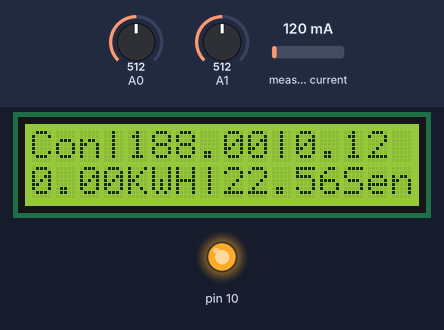
Simulated run of this sketch. Board: Arduino Uno, built with avr-gcc and run on an emulated ATmega328P. On the bench: 16×2 character LCD, output pins drawn as LEDs (lit = HIGH). The inputs (shaded band) are chosen by the test bench; at power-on: A0 = 512, A1 = 512, measured current 120 mA. No radio packets arrive unless stated; what the sketch prints to the serial monitor is not drawn.

Above: at 24.3 s.
At 70.1 s:
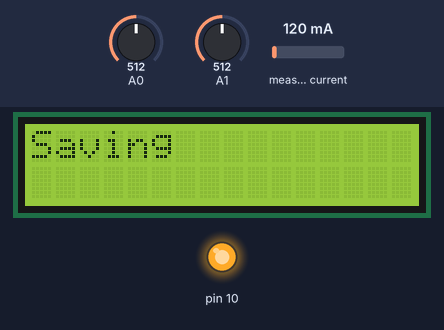

Measured:
- what the display in image 0 shows lasts 45.8 s, from 24.3 s to 70.1 s

The sketch:

kwh_server_save_nrfsend_test.ino
```cpp
#include <EEPROM.h>
#include "EmonLib.h"
#include <LiquidCrystal.h>
#include <SPI.h>
#include <RF24Network.h>
#include <RF24Network_config.h>
#include <Sync.h>
#include <nRF24L01.h>
#include <RF24.h>
#include <RF24_config.h>

LiquidCrystal lcd(9, 8, 7,6,5,4);

EnergyMonitor emon1;
int i=0;
double start,t,cons,lastupdate,lastsave;
char res[200];


RF24 radio(2,3);

// Network uses that radio
RF24Network network(radio);

// Address of our node
const uint16_t this_node = 1;

// Address of the other node
const uint16_t other_node = 0;


// Structure of our payload
struct payload_t
{
  float kwh;
  int rno;
};


void setup()
{
  lcd.begin(16, 2);
  emon1.current(A1, 30);
  start=0;
  lastupdate=0;
  lastsave=0;
  EEPROM.get(50, cons);
 if(isnan(cons))
 cons=0;
 lcd.print("Connecting!!!");
 lcd.setCursor(0,1);
 lcd.print("Cons=");
 lcd.print(cons);
 delay(15000);
 Serial.begin(9600);
 delay(2000);
 Serial.flush();

 Serial.println("AT+CGATT?");
 delay(1000);
 toSerial();
 Serial.println("AT+SAPBR=3,1,\"CONTYPE\",\"GPRS\"");
 delay(2000);
 toSerial();
 Serial.println("AT+SAPBR=3,1,\"APN\",\"airtelgprs.com\"");
 delay(2000);
 toSerial();
 Serial.println("AT+SAPBR=1,1");
 delay(2000);
 toSerial();

 SPI.begin();
 radio.begin();
 network.begin(/*channel*/ 90, /*node address*/ this_node);

 lcd.clear();

}

void loop()
{
  lcd.setCursor(0,0);
  double Irms =emon1.calcIrms(1480);
  int asensor=analogRead(A1);
  int sensorValue = analogRead(A0);
  double vold=0,volm=0;
  if(sensorValue!=0){
    vold=sensorValue*0.00488758553;
    volm=round((vold+0.594286)/0.016429);
  }
  float power=volm*Irms;
  t=millis()-start;
  start=millis();
  t=t/1000;
  double temp;
  temp=t*power;
  temp=temp/1000;
  temp=temp/3600;
  cons=cons+temp;
  lcd.print("Con|");
  lcd.print(volm);
  lcd.print("|");
  lcd.print(Irms);

  lcd.setCursor(0,1);
  lcd.print(cons);
  lcd.print("KWH|");
  lcd.print(power);
  if((millis()-lastupdate)>70000)
  {
    lcd.clear();
    lcd.print("Saving");
    int ret=0;
    while((ret=savetoserver("7899194973",cons))==0){}
    lcd.clear();
    lcd.print("Saved");
    lastupdate=millis();
    delay(1000);
    lcd.clear();
  }
  if((millis()-lastsave)>300000)
  {
    EEPROM.put(50, cons);
    lastsave=millis();
  }
  network.update();
  //lcd.clear();
  payload_t payload = { cons, this_node };
  RF24NetworkHeader header(/*to node*/ other_node);
  bool ok = network.write(header,&payload,sizeof(payload));
  if(ok)
  lcd.print("Sending...");

}


  void toSerial()
{
  while(Serial.available()!=0)
  {
    char ch=Serial.read();
  }
}
void recSerial()
{
  while(Serial.available()!=0 && i<200)
  {
    res[i++]=Serial.read();
  }
}

int savetoserver(String mno,double powr)
{
   Serial.println("AT+HTTPINIT");
   delay(2000);
   toSerial();

   String URL="AT+HTTPPARA=\"URL\",\"http://konsole.netau.net/ac.php?meterno=";
   URL.concat(mno);
   URL.concat("&reading=");
   URL.concat(powr);
   URL.concat("\"");
   Serial.println(URL);
   delay(2000);
   toSerial();

   Serial.println("AT+HTTPACTION=0");
   delay(6000);
   toSerial();

   Serial.println("AT+HTTPREAD");
   delay(1000);
   recSerial();
   Serial.println("");
   Serial.println("AT+HTTPTERM");
   toSerial();
   delay(300);
   Serial.println("");
   if(strstr(res,"recordinserted2414")){
   //Serial.println("record inserted");
   return 1;
   }
   else
   {
    //Serial.println("record not inserted");
   return 0;
   }

   delay(10000);
   i=0;


}
```
